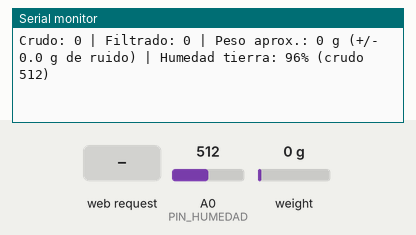
Simulated run of this sketch. Board: ESP8266 (NodeMCU). On the bench: the last lines printed to the serial monitor. Inputs (shaded band) come from the test bench; at power-on: weight on the scale 0 g, A0 (PIN_HUMEDAD) = 512. WiFi joins after 1.5 s; servers stay silent unless stated.

Above: at 6.5 s.
6.6 s: weight on the scale set to 4900 g
At 7.4 s:
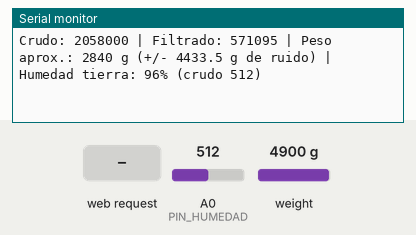
9.6 s: A0 (PIN_HUMEDAD) set to 490
At 10.0 s:
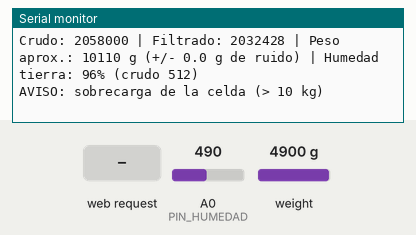
11.1 s: HTTP request GET /tare received
12.6 s: weight on the scale set to 100 g
At 13.31 s:
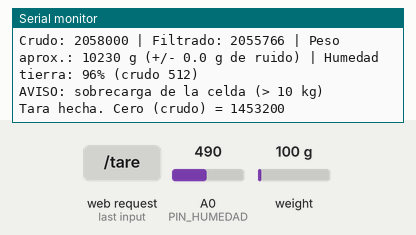
14.1 s: A0 (PIN_HUMEDAD) set to 510
At 15.3 s:
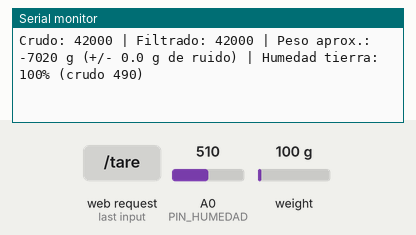
Timing chart, 0 to 16.6 s (numbered marks = the images above; inputs shaded):
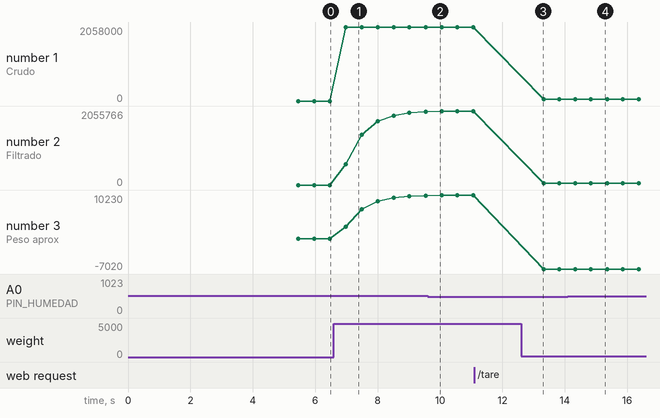

Measured:
- after the input at 6.6 s, the serial monitor: prints a new line after 0.37 s (image 1)
- after the input at 12.6 s, the serial monitor: prints a new line after 0.60 s (image 3)
- plotted number 1: 0 → 2058000 after the input at 6.6 s, 2058000 → 42000 after the input at 12.6 s
- plotted number 2: 0 → 2032428 after the input at 6.6 s, 2055766 → 42000 after the input at 12.6 s
- plotted number 3: 0 → 10110 after the input at 6.6 s, 10230 → -7020 after the input at 12.6 s

The sketch:

balanza_hx711.ino
```cpp
/*
  Balanza con celda de carga de 10 kg + HX711 + servidor HTTP
  Placas: ESP8266 (NodeMCU / Wemos D1) o ESP32
  Libreria: "HX711 Arduino Library" de Bogdan Necula

  Tambien lee un sensor de humedad de suelo YL-38 (salida analogica) y
  muestra la humedad en porcentaje junto al peso.

  Muestra por el monitor serie el valor CRUDO (cuentas del HX711) y su
  conversion a gramos. El peso es APROXIMADO: la celda tiene ruido y deriva,
  asi que el valor se filtra (mediana + promedio movil), se redondea y se
  informa el ruido estimado.

  Servidor (puerto 80):
    GET /data  -> JSON con crudo, filtrado, gramos, kg y ruido
    GET /tare  -> pone la balanza en cero (con la balanza VACIA)

  Calibracion (con tus mediciones):
    sin peso : promedio -298 496 cuentas
    con 1 kg : promedio  -97 693 cuentas
    diferencia = 200 802 cuentas por 1000 g  ->  ~201 cuentas/gramo
*/

#include "HX711.h"

#if defined(ESP32)
  #include <WiFi.h>
  #include <WebServer.h>
  WebServer servidor(80);
#elif defined(ESP8266)
  #include <ESP8266WiFi.h>
  #include <ESP8266WebServer.h>
  ESP8266WebServer servidor(80);
#else
  #error "Se necesita una placa con WiFi: ESP8266 o ESP32"
#endif

// ---------------- Configuracion ----------------
const char* WIFI_SSID = "";      // <-- CAMBIAR
const char* WIFI_PASS = "TU_CLAVE_WIFI";    // <-- CAMBIAR

// Si no logra conectarse al WiFi, crea su propia red (IP 192.168.4.1)
const char* AP_SSID = "Tensegridad-Balanza";
const char* AP_PASS = "12345678";

const int PIN_DOUT = 4;   // DT del HX711
const int PIN_SCK  = 5;   // SCK del HX711

// Sensor de humedad de suelo YL-38 (pin AO a la entrada analogica)
#if defined(ESP32)
const int PIN_HUMEDAD = 34;   // ESP32: ADC de 12 bits -> hay que recalibrar los valores
#else
const int PIN_HUMEDAD = A0;   // ESP8266: ADC de 10 bits (0-1023)
#endif
const int VALOR_SECO   = 1024;  // lectura en seco (calibracion medida)
const int VALOR_MOJADO = 495;   // lectura en mojado (calibracion medida)

const float CUENTAS_POR_GRAMO = 201.0f;  // calibracion (ver arriba)
const float CAPACIDAD_G       = 10000.0f; // celda de 10 kg
const float ZONA_MUERTA_G     = 3.0f;    // |peso| menor a esto se muestra como 0
const float PASO_G            = 5.0f;    // el peso se redondea a multiplos de 5 g
const float ALFA              = 0.15f;   // filtro: menor = mas suave y mas lento
// ------------------------------------------------

const int N_MEDIANA = 5;
const int N_RUIDO   = 20;

HX711 celda;

long   ventana[N_MEDIANA];
int    nVentana = 0;
float  filtrado = 0;
bool   hayFiltrado = false;
long   crudo = 0;
double offset = 0;

long   histRuido[N_RUIDO];
int    nRuido = 0, idxRuido = 0;

int humedadCruda = 0;
int humedadPct   = 0;

unsigned long tUltimoSerial = 0;
unsigned long tUltimaHumedad = 0;

long medianaVentana() {
  long a[N_MEDIANA];
  for (int i = 0; i < nVentana; i++) a[i] = ventana[i];
  for (int i = 1; i < nVentana; i++) {          // ordenamiento por insercion
    long v = a[i]; int j = i - 1;
    while (j >= 0 && a[j] > v) { a[j + 1] = a[j]; j--; }
    a[j + 1] = v;
  }
  return a[nVentana / 2];
}

void reiniciarFiltros() {
  nVentana = 0; nRuido = 0; idxRuido = 0; hayFiltrado = false;
}

void leerSensor() {
  if (!celda.is_ready()) return;          // el HX711 entrega ~10 lecturas/s
  crudo = celda.read();

  // 1) mediana de las ultimas 5 lecturas (quita picos)
  if (nVentana < N_MEDIANA) {
    ventana[nVentana++] = crudo;
  } else {
    for (int i = 1; i < N_MEDIANA; i++) ventana[i - 1] = ventana[i];
    ventana[N_MEDIANA - 1] = crudo;
  }
  long med = medianaVentana();

  // 2) promedio movil exponencial (suaviza el ruido)
  if (!hayFiltrado) { filtrado = med; hayFiltrado = true; }
  else              { filtrado += ALFA * (med - filtrado); }

  // 3) historial para estimar el ruido
  histRuido[idxRuido] = crudo;
  idxRuido = (idxRuido + 1) % N_RUIDO;
  if (nRuido < N_RUIDO) nRuido++;
}

float gramosSinRedondear() {
  return (float)((filtrado - offset) / CUENTAS_POR_GRAMO);
}

float gramosMostrados() {
  float g = gramosSinRedondear();
  if (fabsf(g) < ZONA_MUERTA_G) return 0.0f;
  return roundf(g / PASO_G) * PASO_G;
}

// Humedad del suelo: promedio de 8 lecturas y conversion a porcentaje
void leerHumedad() {
  long suma = 0;
  for (int i = 0; i < 8; i++) { suma += analogRead(PIN_HUMEDAD); delay(2); }
  humedadCruda = suma / 8;
  humedadPct = constrain(map(humedadCruda, VALOR_SECO, VALOR_MOJADO, 0, 100), 0, 100);
}

// Desviacion estandar de las ultimas lecturas, en gramos
float ruidoGramos() {
  if (nRuido < 5) return 0.0f;
  double suma = 0;
  for (int i = 0; i < nRuido; i++) suma += histRuido[i];
  double media = suma / nRuido, var = 0;
  for (int i = 0; i < nRuido; i++) { double d = histRuido[i] - media; var += d * d; }
  return (float)(sqrt(var / nRuido) / CUENTAS_POR_GRAMO);
}

// Pone el cero con la balanza vacia: promedio de 20 lecturas
void tararBalanza() {
  double suma = 0; int n = 0;
  unsigned long t0 = millis();
  while (n < 20 && millis() - t0 < 5000) {
    if (celda.is_ready()) { suma += celda.read(); n++; }
    delay(1);
  }
  if (n > 0) {
    offset = suma / n;
    reiniciarFiltros();
    Serial.print("Tara hecha. Cero (crudo) = ");
    Serial.println((long)offset);
  } else {
    Serial.println("Tara fallida: el HX711 no responde");
  }
}

void enviarDatos() {
  float g = gramosMostrados();
  char buf[400];
  snprintf(buf, sizeof(buf),
    "{\"raw\":%ld,\"raw_filtrado\":%ld,\"offset\":%ld,\"gramos\":%.1f,"
    "\"kg\":%.3f,\"ruido_g\":%.1f,\"sobrecarga\":%s,\"aproximado\":true,"
    "\"humedad_raw\":%d,\"humedad_pct\":%d}",
    crudo, (long)filtrado, (long)offset, g, g / 1000.0f, ruidoGramos(),
    (gramosSinRedondear() > CAPACIDAD_G) ? "true" : "false",
    humedadCruda, humedadPct);
  servidor.sendHeader("Cache-Control", "no-cache");
  servidor.send(200, "application/json", buf);
}

void conectarWiFi() {
  WiFi.mode(WIFI_STA);
  WiFi.begin(WIFI_SSID, WIFI_PASS);
  Serial.print("Conectando a WiFi");
  unsigned long t0 = millis();
  while (WiFi.status() != WL_CONNECTED && millis() - t0 < 15000) {
    delay(500); Serial.print(".");
  }
  Serial.println();
  if (WiFi.status() == WL_CONNECTED) {
    Serial.print("IP de la balanza: ");
    Serial.println(WiFi.localIP());
  } else {
    WiFi.mode(WIFI_AP);
    WiFi.softAP(AP_SSID, AP_PASS);
    Serial.print("Sin WiFi. Red propia '");
    Serial.print(AP_SSID);
    Serial.print("'. IP de la balanza: ");
    Serial.println(WiFi.softAPIP());
  }
}

void setup() {
  Serial.begin(115200);
  delay(300);
  Serial.println("\nBalanza HX711 - celda de 10 kg");

  celda.begin(PIN_DOUT, PIN_SCK);

  conectarWiFi();

  servidor.on("/data", enviarDatos);
  servidor.on("/tare", []() {
    tararBalanza();
    servidor.send(200, "text/plain", "ok");
  });
  servidor.on("/", []() {
    servidor.send(200, "text/plain", "Balanza HX711. Usa /data o /tare");
  });
  servidor.begin();

  leerHumedad();
  Serial.println("Dejando la balanza VACIA para la tara...");
  delay(1500);
  tararBalanza();
}

void loop() {
  servidor.handleClient();
  leerSensor();

  // La humedad cambia lento: se lee cada 2 s
  if (millis() - tUltimaHumedad >= 2000) {
    tUltimaHumedad = millis();
    leerHumedad();
  }

  if (millis() - tUltimoSerial >= 500) {
    tUltimoSerial = millis();
    Serial.print("Crudo: ");
    Serial.print(crudo);
    Serial.print(" | Filtrado: ");
    Serial.print((long)filtrado);
    Serial.print(" | Peso aprox.: ");
    Serial.print(gramosMostrados(), 0);
    Serial.print(" g (+/- ");
    Serial.print(ruidoGramos(), 1);
    Serial.print(" g de ruido) | Humedad tierra: ");
    Serial.print(humedadPct);
    Serial.print("% (crudo ");
    Serial.print(humedadCruda);
    Serial.println(")");
    if (gramosSinRedondear() > CAPACIDAD_G) Serial.println("AVISO: sobrecarga de la celda (> 10 kg)");
  }
}
```
